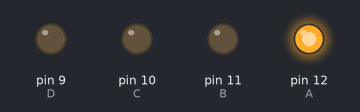
This sketch was run on a simulated Arduino Uno, built with avr-gcc and run on an emulated ATmega328P. Shown: output pins drawn as LEDs (lit = HIGH).

Above: at 0.04 s.
At 0.16 s:
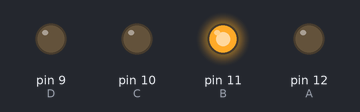
At 0.45 s:
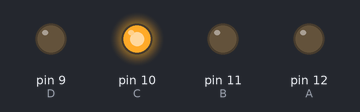
At 0.95 s:
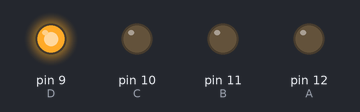
At 1.53 s:
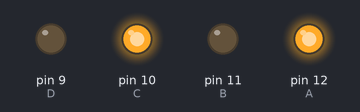
At 2.15 s:
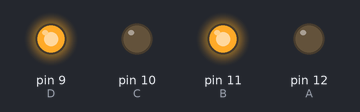
Timing chart, 0 to 3.0 s (numbered marks = the images above):
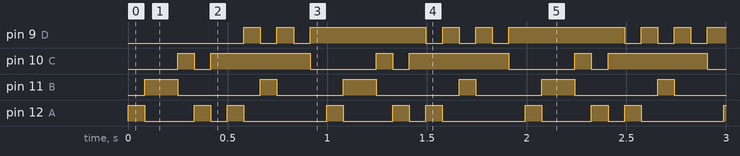

The sketch:

Charlieplexing.ino
```cpp
#define A 12
#define B 11
#define C 10
#define D 9

#define PIN_CONFIG 0
#define PIN_STATE 1

#define LED_COUNT 12

int matrix[LED_COUNT][2][4] = {
  //           PIN_CONFIG                  PIN_STATE
  //    A       B       C      D         A     B    C    D
  { { OUTPUT, OUTPUT, INPUT, INPUT }, { HIGH, LOW, LOW, LOW } }, // AB 0
  { { OUTPUT, OUTPUT, INPUT, INPUT }, { LOW, HIGH, LOW, LOW } }, // BA 1
  { { INPUT, OUTPUT, OUTPUT, INPUT }, { LOW, HIGH, LOW, LOW } }, // BC 2
  { { INPUT, OUTPUT, OUTPUT, INPUT }, { LOW, LOW, HIGH, LOW } }, // CB 3
  { { OUTPUT, INPUT, OUTPUT, INPUT }, { HIGH, LOW, LOW, LOW } }, // AC 4
  { { OUTPUT, INPUT, OUTPUT, INPUT }, { LOW, LOW, HIGH, LOW } }, // CA 5
  { { OUTPUT, INPUT, INPUT, OUTPUT }, { HIGH, LOW, LOW, LOW } }, // AD 6
  { { OUTPUT, INPUT, INPUT, OUTPUT }, { LOW, LOW, LOW, HIGH } }, // DA 7
  { { INPUT, OUTPUT, INPUT, OUTPUT }, { LOW, HIGH, LOW, LOW } }, // BD 8
  { { INPUT, OUTPUT, INPUT, OUTPUT }, { LOW, LOW, LOW, HIGH } }, // DB 9
  { { INPUT, INPUT, OUTPUT, OUTPUT }, { LOW, LOW, HIGH, LOW } }, // CD 10
  { { INPUT, INPUT, OUTPUT, OUTPUT }, { LOW, LOW, LOW, HIGH } }  // DC 11
};

void turnOn( int led ) {
  pinMode( A, matrix[led][PIN_CONFIG][0] );
  pinMode( B, matrix[led][PIN_CONFIG][1] );
  pinMode( C, matrix[led][PIN_CONFIG][2] );
  pinMode( D, matrix[led][PIN_CONFIG][3] );
  digitalWrite( A, matrix[led][PIN_STATE][0] );
  digitalWrite( B, matrix[led][PIN_STATE][1] );
  digitalWrite( C, matrix[led][PIN_STATE][2] );
  digitalWrite( D, matrix[led][PIN_STATE][3] );
}

void setup() {}

void loop() {
  for ( int l = 0; l < LED_COUNT; l++ ) {
    turnOn( l );
    delay( 1000 / LED_COUNT );
  }
}
```

Measured:
- by itself, pin 9 (D): repeats every 1.0 s: LOW 0.08 s, HIGH 0.08 s, LOW 0.08 s, HIGH 0.58 s, LOW 0.08 s, HIGH 0.08 s
- by itself, pin 10 (C): repeats every 1.0 s: LOW 0.08 s, HIGH 0.50 s, LOW 0.33 s, HIGH 0.08 s
- by itself, pin 11 (B): repeats every 1.0 s: LOW 0.42 s, HIGH 0.08 s, LOW 0.33 s, HIGH 0.17 s
- by itself, pin 12 (A): repeats every 1.0 s: LOW 0.25 s, HIGH 0.08 s, LOW 0.08 s, HIGH 0.08 s, LOW 0.42 s, HIGH 0.08 s
